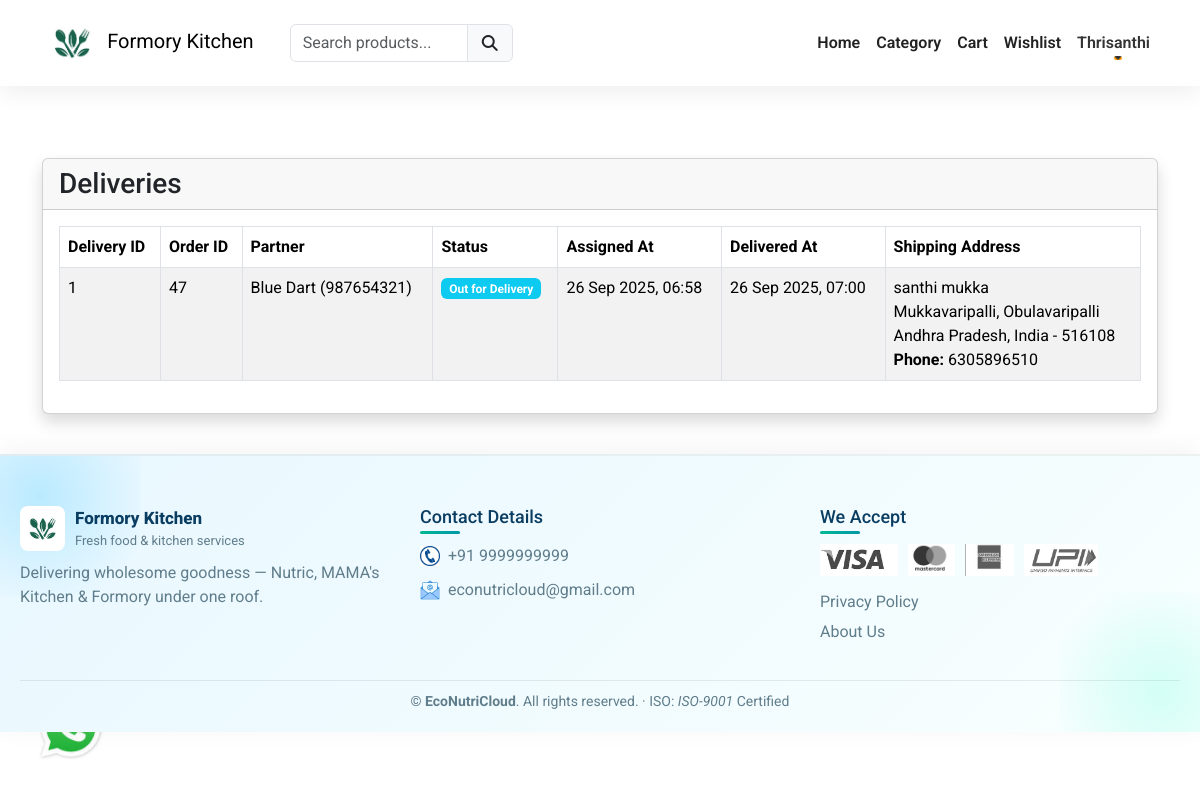
The app's page /deliveries/ (signed in) with its own data.
### formoryapp/models.py (models this page shows, shortened)
class Delivery(models.Model):
    order = models.OneToOneField(Order, on_delete=models.CASCADE, related_name="delivery")
    partner = models.ForeignKey(DeliveryPartner, on_delete=models.SET_NULL, null=True, blank=True, related_name="deliveries")
    assigned_at = models.DateTimeField(auto_now_add=True)
    delivered_at = models.DateTimeField(null=True, blank=True)
    delivery_status_choices = (
        ('Assigned', 'Assigned'),
        ('Out for Delivery', 'Out for Delivery'),
        ('Delivered', 'Delivered'),
        ('Failed', 'Failed'),
    )
    status = models.CharField(max_length=50, choices=delivery_status_choices, default='Assigned')
    remarks = models.TextField(null=True, blank=True)

class Order(models.Model):
    user = models.ForeignKey(User,on_delete=models.CASCADE)
    fname = models.CharField(max_length=150,null=False)
    lname = models.CharField(max_length=150,null=False)
    email = models.CharField(max_length=150,null=False)
    phone = models.CharField(max_length=150,null=False)
    address = models.TextField(null=False)
    city = models.CharField(max_length=150,null=False)
    state = models.CharField(max_length=150,null=False)
    country = models.CharField(max_length=150,null=False)
    pincode = models.CharField(max_length=150,null=False)
    total_price = models.FloatField(null=False)
    payment_mode = models.CharField(max_length=150,null=False)
    payment_id = models.CharField(max_length=250,null=True)
    razorpay_order_id = models.CharField(max_length=250, null=True, blank=True)  # add this field
    orderstatus = (
        ('Pending','Pending'),
        ('Out for Shipping','Out for Shipping'),
        ('Completed','Completed'),
    )
    status = models.CharField(max_length=150,choices=orderstatus,default='Paid')
    message = models.TextField(null=True)
    tracking_no = models.CharField(max_length=150,null=True)
    created_at = models.DateTimeField(auto_now_add=True)
    updated_at = models.DateTimeField(auto_now=True)

class DeliveryPartner(models.Model):
    name = models.CharField(max_length=150, null=False, blank=False)
    phone = models.CharField(max_length=20, null=False, blank=False)
    status_choices = (
        ('Available', 'Available'),
        ('Busy', 'Busy'),
        ('Inactive', 'Inactive'),
    )
    status = models.CharField(max_length=50, choices=status_choices, default='Available')
    created_at = models.DateTimeField(auto_now_add=True)

### formoryapp/controller/orders.py (the view)
# urls.py: path("deliveries/", orders.delivery_list, name="delivery_list"),
@login_required(login_url='loginpage')
def delivery_list(request):
    deliveries = Delivery.objects.select_related("order", "partner").all()
    return render(request, "delivery_list.html", {"deliveries": deliveries})

### formoryapp/templates/delivery_list.html
{% extends "main.html" %}
{% block content %}
<div class="py-3" style="background-color:9dd99ff">
    <div class="container">
        <a class="text-white" href="{% url 'formoryhome' %}">Home/</a>
        <a class="text-white" href="{% url 'delivery_list' %}">Deliveries/</a>
    </div>
</div>
<div class="container mt-3">
    <div class="row">
        <div class="col-md-12">
            <div class="card shadow">
                <div class="card-header">
                    <h3 class="mb-0">Deliveries</h3>
                </div>
                <div class="card-body">
                    <div class="table-responsive">
                        <table class="table table-bordered table-striped">
                            <thead>
                                <tr>
                                    <th>Delivery ID</th>
                                    <th>Order ID</th>
                                    <th>Partner</th>
                                    <th>Status</th>
                                    <th>Assigned At</th>
                                    <th>Delivered At</th>
                                    <th>Shipping Address</th>
                                </tr>
                            </thead>
                            <tbody>
                                {% if deliveries %}
                                    {% for d in deliveries %}
                                        <tr>
                                            <td>{{ d.id }}</td>
                                            <td>{{ d.order.id }}</td>
                                            <td>
                                                {% if d.partner %}
                                                    {{ d.partner.name }} ({{ d.partner.phone }})
                                                {% else %}
                                                    <span class="text-muted">Not Assigned</span>
                                                {% endif %}
                                            </td>
                                            <td>
                                                {% if d.status == "Delivered" %}
                                                    <span class="badge bg-success">{{ d.status }}</span>
                                                {% elif d.status == "Out for Delivery" %}
                                                    <span class="badge bg-info">{{ d.status }}</span>
                                                {% elif d.status == "Failed" %}
                                                    <span class="badge bg-danger">{{ d.status }}</span>
                                                {% else %}
                                                    <span class="badge bg-warning text-dark">{{ d.status }}</span>
                                                {% endif %}
                                            </td>
                                            <td>{{ d.assigned_at|date:"d M Y, H:i" }}</td>
                                            <td>
                                                {% if d.delivered_at %}
                                                    {{ d.delivered_at|date:"d M Y, H:i" }}
                                                {% else %}
                                                    <span class="text-muted">Pending</span>
                                                {% endif %}
                                            </td>
                                            <td>
                                                {{ d.order.fname }} {{ d.order.lname }}<br>
                                                {{ d.order.address }}, {{ d.order.city }}<br>
                                                {{ d.order.state }}, {{ d.order.country }} - {{ d.order.pincode }}<br>
                                                <strong>Phone:</strong> {{ d.order.phone }}
                                            </td>
                                        </tr>
                                    {% endfor %}
                                {% else %}
                                    <tr>
                                        <td colspan="7" class="text-center">No Deliveries Found</td>
                                    </tr>
                                {% endif %}
                            </tbody>
                        </table>
                    </div>
                </div>
            </div>
        </div>
    </div>
</div>
{% endblock content %}

### formoryapp/templates/navbar.html (shortened to what this page needs)
{% load static %}                                                                                                                                                                                               {% load static %}
<nav class="navbar navbar-expand-lg bg-body-tertiary">
<div class="container">
<a class="navbar-brand logo" href="{% url 'formoryhome' %}">
<img src="{% static 'images/formory_kitchen.jpg' %}" alt="Formory Logo" style="height: 60px; width: auto;">
      Formory Kitchen
</a>
    <div class="search-bar">
<form action="{% url 'searchproduct' %}" method="POST">
<div class="input-group">
<input type="search" required class="form-control" name="productsearch" id="searchproducts" placeholder="Search products...">
<button type="submit" class="input-group-text"><i class="fa fa-search"></i></button>
</div>
</form>
</div>
    <div class="collapse navbar-collapse" id="navbarNavDropdown">
<ul class="navbar-nav ms-auto">
<li class="nav-item">
<a class="nav-link {% if request.resolver_match.url_name == 'home' %} active {% endif %}" href="{% url 'mainhome' %}">Home</a>
</li>
<li class="nav-item">
<a class="nav-link {% if request.resolver_match.url_name == 'category' %} active {% endif %}" href="{% url 'category' %}">Category</a>
</li>
<li class="nav-item">
<a class="nav-link {% if request.resolver_match.url_name == 'cart' %} active {% endif %}" href="{% url 'cart' %}">Cart</a>
</li>
<li class="nav-item">
<a class="nav-link {% if request.resolver_match.url_name == 'wishlist' %} active {% endif %}" href="{% url 'wishlist' %}">Wishlist</a>
</li>
        {% if request.user.is_authenticated %}
<li class="nav-item dropdown">
<a class="nav-link dropdown-toggle" id="userDropdown" role="button" data-bs-toggle="dropdown" aria-expanded="false">
            {{ request.user }}
</a>
</li>
        {% endif %}
</ul>
</div>
</div>
</nav>

### formoryapp/static/css/custom.css (style rules this page uses)
.search-bar { width: 20% !important; margin-left: 20px !important; }

### formoryapp/templates/main.html (style rules this page uses)
* { font-family:'Roboto',sans-serif; }
a { text-decoration:none; color:#000; }

### formoryapp/templates/navbar.html (style rules this page uses)
.navbar { background: rgba(255, 255, 255, 0.9) !important; backdrop-filter: blur(12px); box-shadow: 0 4px 25px rgba(0, 0, 0, 0.08); position: sticky; top: 0; z-index: 1030; font-family: "Poppins", sans-serif; }
.navbar-nav .nav-link { color: #222 !important; font-weight: 600; font-size: 1rem; padding: 10px 18px; transition: all 0.3s ease; position: relative; }
.navbar-nav .nav-link::after { content: ""; position: absolute; left: 50%; bottom: 5px; width: 0; height: 2px; background: #ff9800; transition: all 0.3s ease; transform: translateX(-50%); border-radius: 10px; }
.nav-item.dropdown { position: relative; }
.nav-item.dropdown > .nav-link { color: #333 !important; font-weight: 600; transition: all 0.3s ease; display: flex; align-items: center; cursor: pointer; }

### records on screen
Delivery: id "1", order.id "47", partner.name "Blue Dart", partner.phone "987654321", status "Out for Delivery", assigned_at "26 Sep 2025, 06:58", delivered_at "26 Sep 2025, 07:00", order.fname "santhi", order.lname "mukka", order.address "Mukkavaripalli", order.city "Obulavaripalli", order.state "Andhra Pradesh", order.country "India", order.pincode "516108", order.phone "6305896510"

### other values on screen
{{ request.user }} "Thrisanthi"
